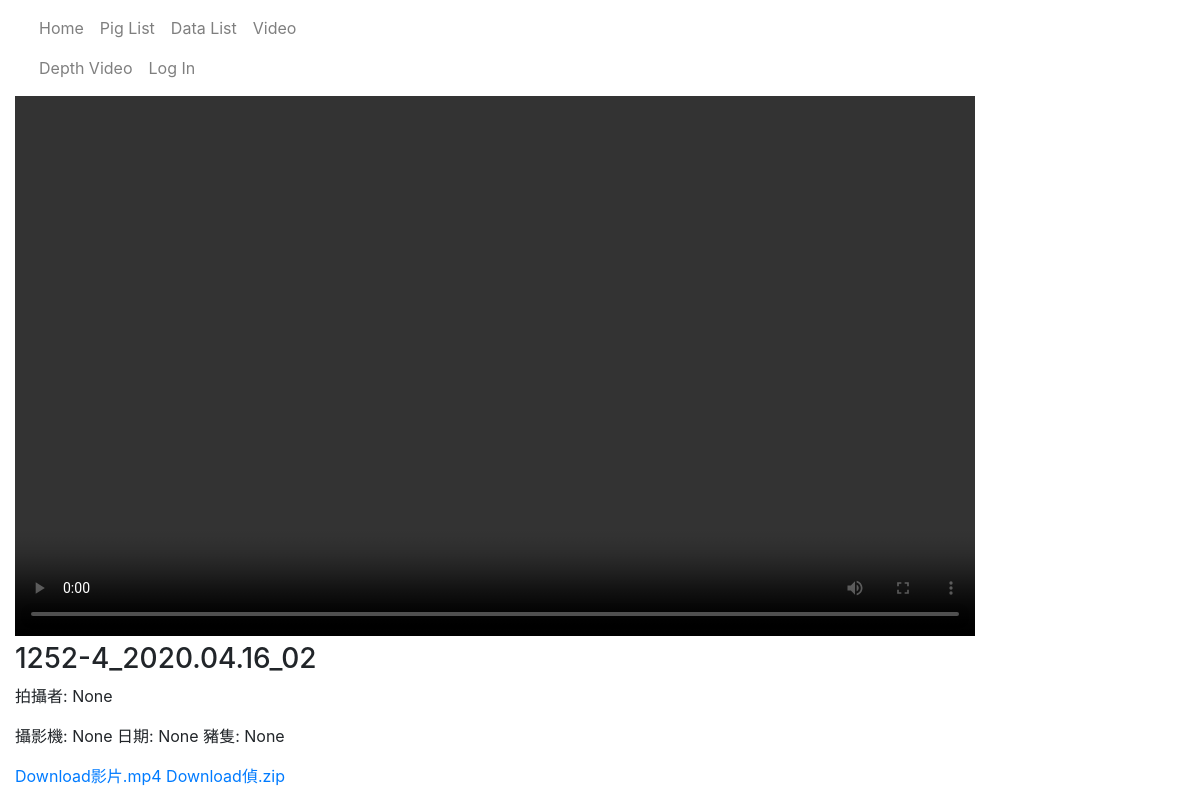
/catalog/videos/1252-4_2020.04.16_02/video, run on the app's committed database.
### catalog/models.py (models this page shows, shortened)
class Pig_Video(models.Model):
    video_id = models.CharField(max_length=20, primary_key=True)
    video=models.FileField(upload_to=pig_directory_path)
    video_frame=models.FileField(upload_to=pig_directory_path, null = True)
    photographer = models.CharField(max_length=20,null=True, blank=True)
    date = models.DateField(null=True, blank=True)
    pig_id=models.ForeignKey('Pig', on_delete=models.SET_NULL, null=True, blank=True)
    camera=models.CharField(max_length=40,null=True, blank=True)

### catalog/views.py (the view)
# urls.py: path('videos/<str:pk>/video', views.PigVideoView, name='video-detail'),
def PigVideoView(request, pk):
    template = 'pig_video.html'
    video_id = pk
    qs = Pig_Video.objects.get(pk=video_id)
    context = {'video_data':qs}
    return render(request, template, context)

### catalog/templates/pig_video.html (shortened to what this page needs)
{% extends "base_generic.html" %}
{% block content %}
<video width="960" height="540" controls>
    <source src= "{{video_data.video.url}}" type="video/mp4">
  </video>
  <h3>{{video_data.video_id}}</h3>
  <div>
    <p>拍攝者: {{video_data.photographer}}</p>
    <p>攝影機: {{video_data.camera}}             日期: {{video_data.date}}             豬隻: {{video_data.pig_id}}</p>
    <a href="{% url 'downloadpigvideo' video_data.pk %}">Download影片.mp4</a>
    <a href="{% url 'downloadvideoframe' video_data.pk %}">Download偵.zip</a>
</div>
{% endblock %}

### data on the page
Pig_Video: video_id "1252-4_2020.04.16_02", photographer "None", camera "None", date "None", pig_id "None"
